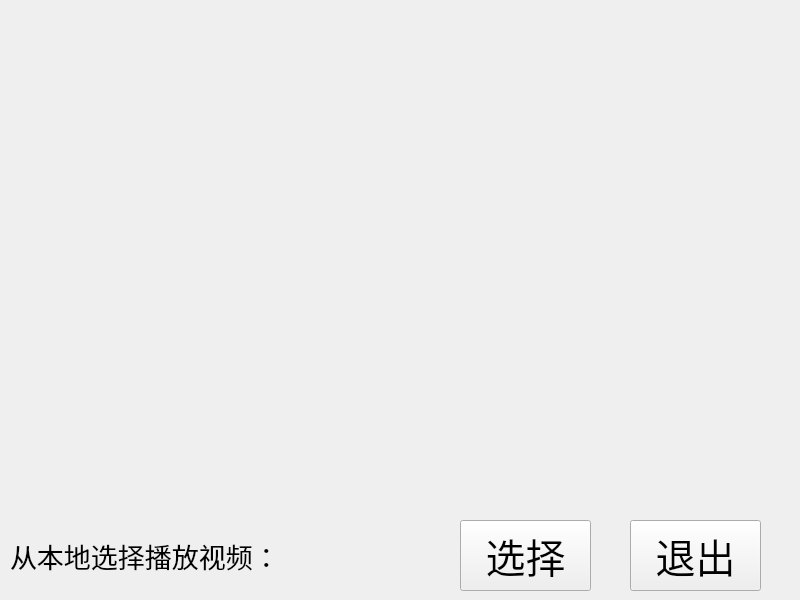
<?xml version="1.0" encoding="UTF-8"?>
<ui version="4.0">
 <class>SmallVedio</class>
 <widget class="QMainWindow" name="SmallVedio">
  <property name="geometry">
   <rect>
    <x>0</x>
    <y>0</y>
    <width>800</width>
    <height>600</height>
   </rect>
  </property>
  <property name="windowTitle">
   <string>MainWindow</string>
  </property>
  <widget class="QWidget" name="centralwidget">
   <widget class="QLabel" name="label">
    <property name="geometry">
     <rect>
      <x>20</x>
      <y>10</y>
      <width>760</width>
      <height>480</height>
     </rect>
    </property>
    <property name="minimumSize">
     <size>
      <width>760</width>
      <height>480</height>
     </size>
    </property>
    <property name="maximumSize">
     <size>
      <width>760</width>
      <height>480</height>
     </size>
    </property>
    <property name="text">
     <string/>
    </property>
   </widget>
   <widget class="QPushButton" name="pushButton">
    <property name="geometry">
     <rect>
      <x>630</x>
      <y>520</y>
      <width>131</width>
      <height>71</height>
     </rect>
    </property>
    <property name="font">
     <font>
      <pointsize>30</pointsize>
     </font>
    </property>
    <property name="text">
     <string>退出</string>
    </property>
   </widget>
   <widget class="QPushButton" name="pushButton_2">
    <property name="geometry">
     <rect>
      <x>460</x>
      <y>520</y>
      <width>131</width>
      <height>71</height>
     </rect>
    </property>
    <property name="font">
     <font>
      <pointsize>30</pointsize>
     </font>
    </property>
    <property name="text">
     <string>选择</string>
    </property>
   </widget>
   <widget class="QLabel" name="label_2">
    <property name="geometry">
     <rect>
      <x>10</x>
      <y>530</y>
      <width>431</width>
      <height>51</height>
     </rect>
    </property>
    <property name="font">
     <font>
      <pointsize>20</pointsize>
     </font>
    </property>
    <property name="text">
     <string>从本地选择播放视频：</string>
    </property>
   </widget>
  </widget>
 </widget>
 <resources/>
 <connections/>
</ui>
